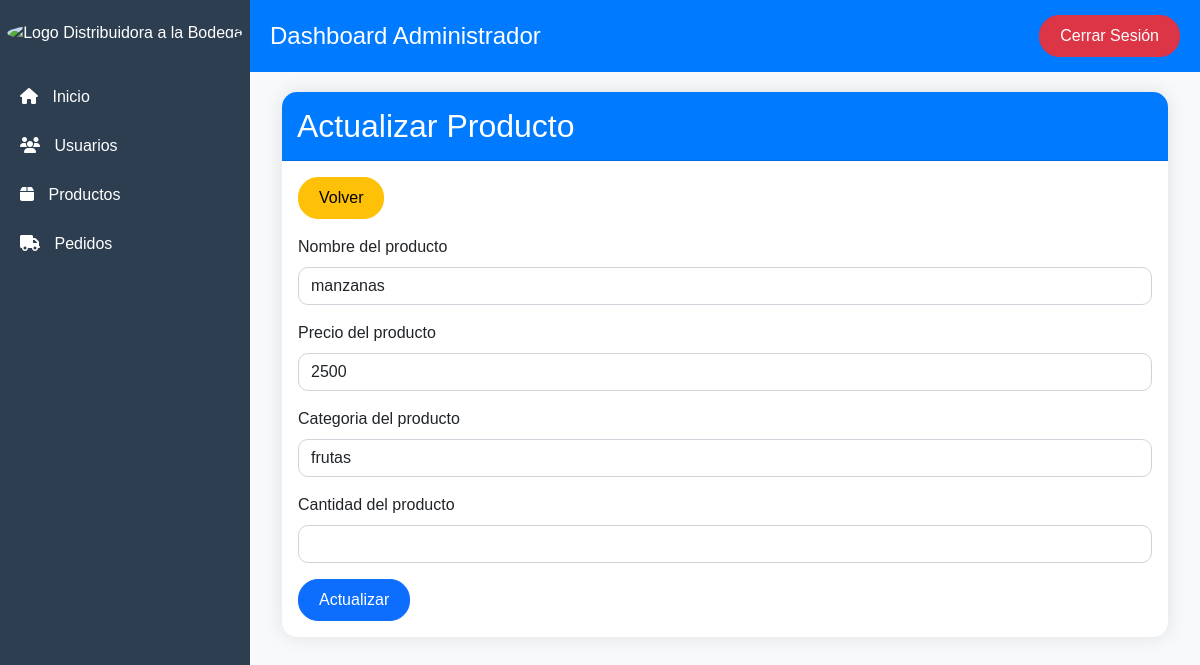
Page /CRUD/productosadm/actualizar_producto.php?id=2 on the committed database.
### tables this page shows
CREATE TABLE Producto (
    id_Producto INT AUTO_INCREMENT PRIMARY KEY, 
    descrip_Producto VARCHAR(100) NOT NULL,
    precio_Producto DOUBLE NOT NULL, 
    categoria_Producto VARCHAR(40) NOT NULL,
    estado_Producto VARCHAR(30) NOT NULL 
);

### CRUD/productosadm/actualizar_producto.php (the view, shortened to what this page needs)
<!DOCTYPE html>
<html lang="es">
<head>
    <link href="https://cdn.jsdelivr.net/npm/bootstrap@5.1.3/dist/css/bootstrap.min.css" rel="stylesheet">
    <link rel="stylesheet" href="https://cdnjs.cloudflare.com/ajax/libs/font-awesome/6.4.0/css/all.min.css">
</head>
<body>
    <div class="dashboard">
        <aside class="sidebar">
            <div class="logo">
                <img src="/placeholder.svg?height=120&width=120" alt="Logo Distribuidora a la Bodega">
            </div>
            <nav class="nav flex-column">
                <a class="nav-link" href="../../admnpag/index_admin.php"><i class="fas fa-home"></i> Inicio</a>
                <a class="nav-link" href="../crudadm.php"><i class="fas fa-users"></i> Usuarios</a>
                <a class="nav-link active" href="lista_productos.php"><i class="fas fa-box"></i> Productos</a>
                <a class="nav-link" href="../pedido/listar_pedidos.php"><i class="fas fa-truck"></i> Pedidos</a>
            </nav>
        </aside>
        <main class="main-content">
            <header class="header">
                <h1>Dashboard Administrador</h1>
                <button class="btn btn-danger" onclick="cerrarSesion()">Cerrar Sesión</button>
            </header>
            <div class="content">
                <div class="container">
                    <div class="card">
                        <div class="card-header">
                            <h2 class="mb-0">Actualizar Producto</h2>
                        </div>
                        <div class="card-body">
                            <a href="lista_productos.php" class="btn btn-warning mb-3">Volver</a>
                            <form method="POST">
                                <?php
                                include "../../PHP/conexion_be.php";
                                $id = $_GET["id"];
                                $sql = $conexion->query("SELECT * FROM producto WHERE id_Producto = $id");
                                while($data = $sql->fetch_object()) { ?>
                                    <div class="mb-3">
                                        <label class="form-label">Nombre del producto</label>
                                        <input type="text" class="form-control" name="descrip_Producto" value="<?= $data->descrip_Producto ?>">
                                    </div>
                                    <div class="mb-3">
                                        <label class="form-label">Precio del producto</label>
                                        <input type="text" class="form-control" name="precio_Producto" value="<?= $data->precio_Producto ?>">
                                    </div>
                                    <div class="mb-3">
                                        <label class="form-label">Categoria del producto</label>
                                        <input type="text" class="form-control" name="categoria_Producto" value="<?= $data->categoria_Producto ?>">
                                    </div>
                                    <div class="mb-3">
                                        <label class="form-label">Cantidad del producto</label>
                                        <input type="text" class="form-control" name="cantidad_Prod" value="<?= $data->cantidad_Prod ?>">
                                    </div>
                                <?php
                                }
                                ?>
                                <button type="submit" class="btn btn-primary" name="actualizar" value="val-actualizar">Actualizar</button>
                            </form>
                        </div>
                    </div>
                </div>
            </div>
        </main>
    </div>
</body>
</html>

### CRUD/productosadm/actualizar_producto.php (style rules this page uses)
body { font-family: 'Arial', sans-serif; background-color: #f8f9fa; }
.dashboard { display: flex; min-height: 100vh; }
.sidebar { width: 250px; background-color: #2c3e50; color: white; padding-top: 20px; }
.sidebar .logo { text-align: center; margin-bottom: 30px; }
.sidebar .logo img { width: 120px; border-radius: 50%; }
.sidebar .nav-link { color: white; padding: 10px 20px; margin-bottom: 5px; }
.sidebar .nav-link i { margin-right: 10px; }
.main-content { flex-grow: 1; display: flex; flex-direction: column; }
.header { background-color: #007bff; color: white; padding: 15px 20px; display: flex; justify-content: space-between; align-items: center; }
.header h1 { margin: 0; font-size: 24px; }
.content { padding: 20px; flex-grow: 1; }
.card { border: none; border-radius: 15px; box-shadow: 0 0 20px rgba(0,0,0,0.1); }
.card-header { background-color: #007bff; color: white; border-radius: 15px 15px 0 0 !important; padding: 15px; }
.btn-success, .btn-warning, .btn-danger, .btn-primary { border-radius: 20px; padding: 8px 20px; }
.form-control { border-radius: 10px; }

### rows in the picture
producto: descrip_Producto "manzanas", precio_Producto "2500", categoria_Producto "frutas"
